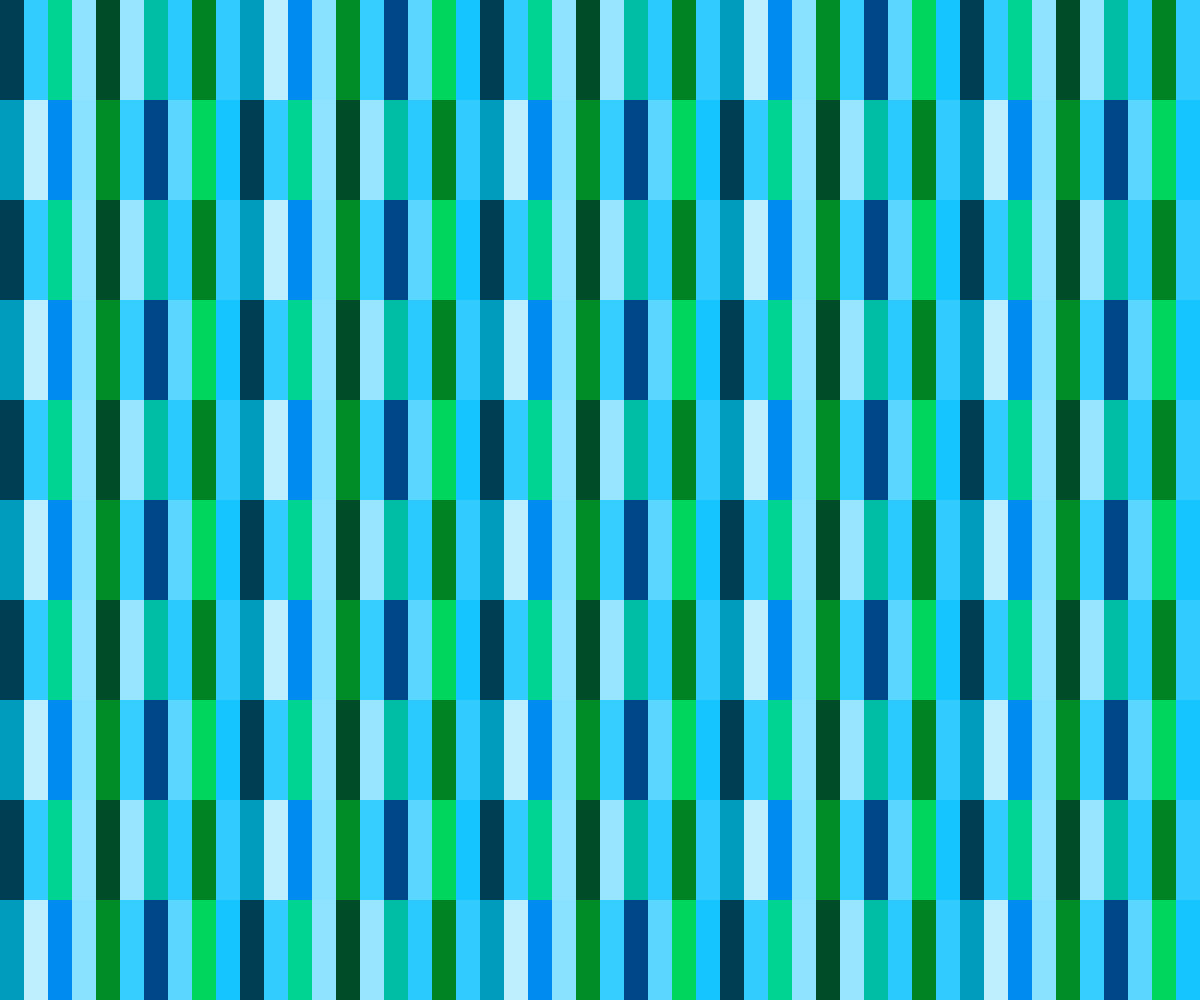
Frame 1 (no input)
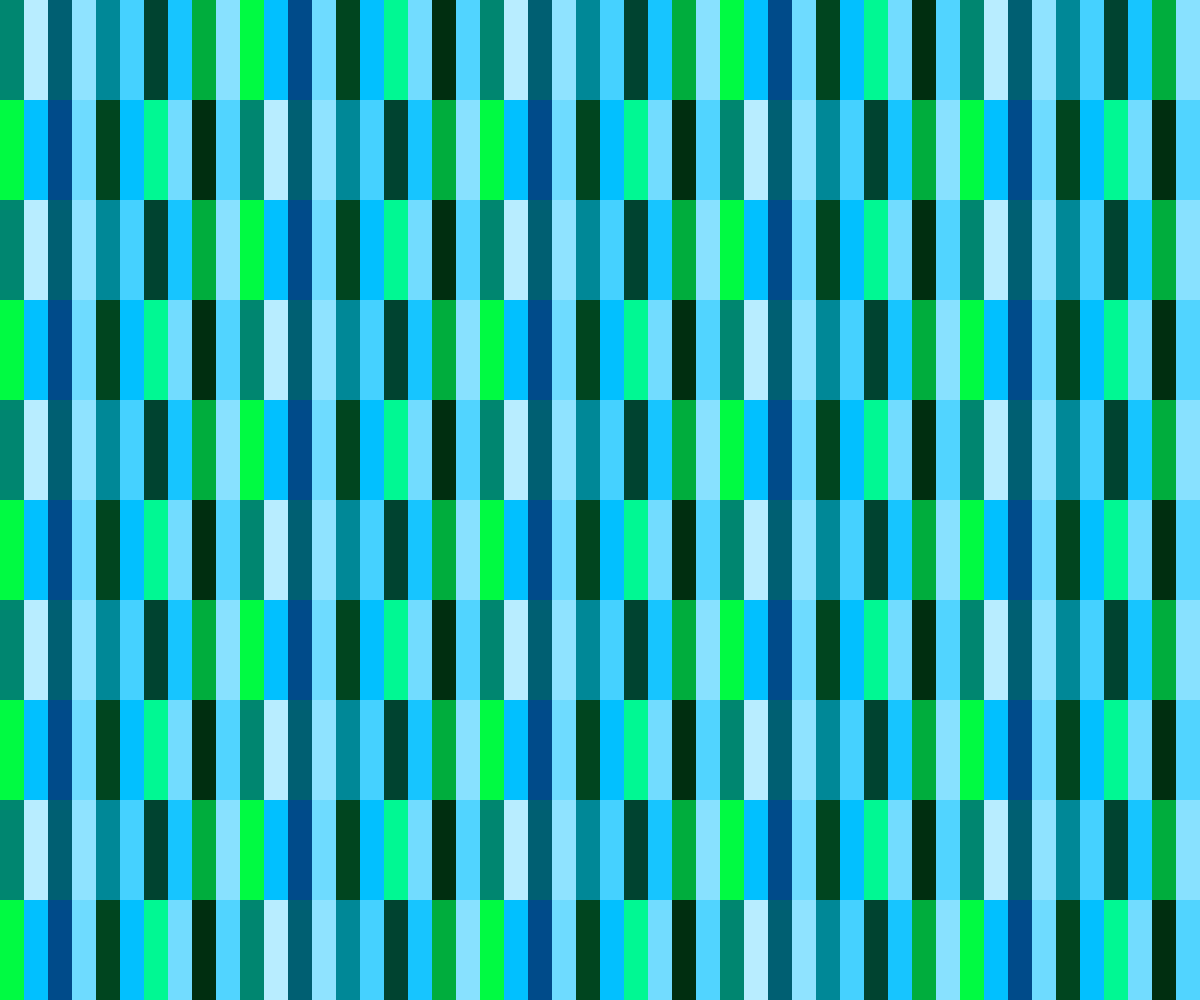
Frame 2 (the mouse pressed at the canvas centre, redrawn once)

The p5.js sketch that drew these frames (run headless with seeded random() and noise() and a simulated clock; the mouse was pressed at the canvas centre and the sketch redrawn once):

// p5.js sketch
// ── sketch.js
'use strict';

var colorCount = 20;
var tileCountX = 50;
var tileCountY = 10;
var hueValues = [];
var saturationValues = [];
var brightnessValues = [];

function setup() {
  createCanvas(windowWidth, windowHeight);
  colorMode(HSB, 360, 100, 100, 100);
  noStroke();
}

function draw() {
  noLoop();

  // ------ colors ------
  // create palette
  for (var i = 0; i < colorCount; i++) {
    if (i % 2 == 0) {
      hueValues[i] = random(130, 220);
      saturationValues[i] = 100;
      brightnessValues[i] = random(15, 100);
    } else {
      hueValues[i] = 195;
      saturationValues[i] = random(20, 100);
      brightnessValues[i] = 100;
    }
  }
  var tileWidth = width / tileCountX;
  var tileHeight = height / tileCountY;
  var counter = 0;

  for (var gridY = 0; gridY < tileCountY; gridY++) {
    for (var gridX = 0; gridX < tileCountX; gridX++) {
      var posX = tileWidth * gridX;
      var posY = tileHeight * gridY;
      var index = counter % colorCount;
      var col = color(hueValues[index], saturationValues[index], brightnessValues[index]);
      fill(col);
      rect(posX, posY, tileWidth, tileHeight);

      counter++;
    }
  }
}
